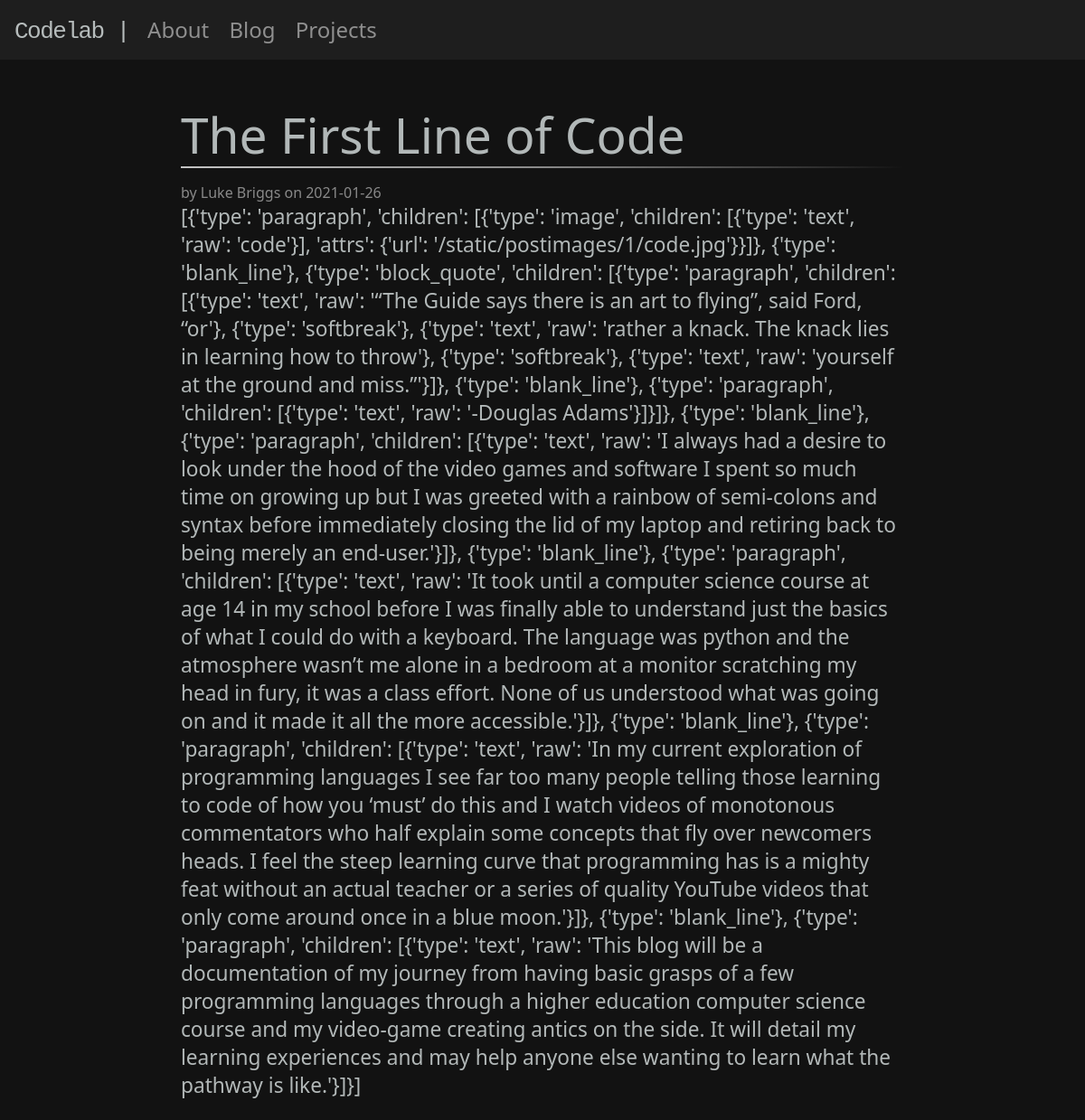
The page /6 on the database as committed earlier.
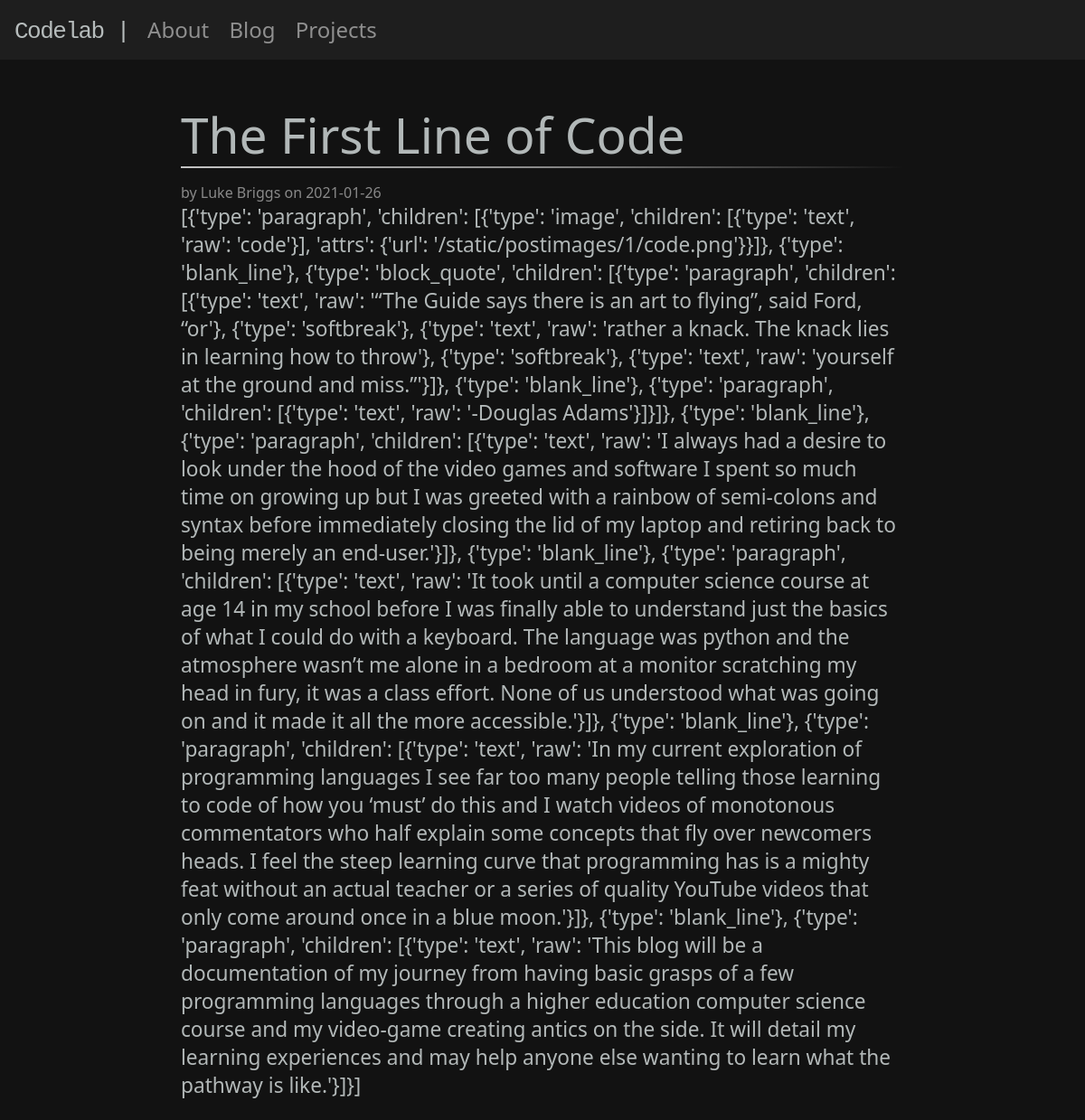
The same page on the database as committed later.
### tables this page shows
CREATE TABLE post(
    id INTEGER PRIMARY KEY AUTOINCREMENT,
    author_id INTEGER NOT NULL,
    created TIMESTAMP NOT NULL DEFAULT CURRENT_TIMESTAMP,
    title TEXT NOT NULL,
    body TEXT NOT NULL,
    FOREIGN KEY (author_id) REFERENCES user(id)
);

CREATE TABLE user(
    id INTEGER PRIMARY KEY AUTOINCREMENT,
    username TEXT UNIQUE NOT NULL,
    password TEXT NOT NULL
);

### flaskr/blog.py (the view)
@bp.route('/<int:id>')
def post(id):
    db = get_db()
    post = db.execute(
        'SELECT p.id, title, body, created, author_id, username'
        ' FROM post p JOIN user u ON p.author_id = u.id'
        ' WHERE p.id = ?', (id, )
    ).fetchone()
    return render_template('blog/post.html', post=post, mistune=mistune, highlighter=highlighter)

### flaskr/auth.py (called while the page is built)
@bp.before_app_request
def load_logged_in_user():
    user_id = session.get('user_id')
    if user_id is None:
        g.user = None
    else:
        g.user = get_db().execute(
            "SELECT * FROM user WHERE id = ?", (user_id,)
        ).fetchone()

### flaskr/db.py (called while the page is built)
def get_db():
    if 'db' not in g:
        g.db = sqlite3.connect(
            current_app.config['DATABASE'],
            detect_types=sqlite3.PARSE_DECLTYPES
        )
        g.db.row_factory = sqlite3.Row
    return g.db

### flaskr/templates/blog/post.html (shortened to what this page needs)
{% extends 'base.html' %}
{% block content %}
    <article class="post">
        <header>
            <div>
                <h3 class="postTitle">{{ post['title'] }}</h3>
                <hr>
                <div class="about">by {{ post['username'] }} on {{ post['created'].strftime('%Y-%m-%d') }}</div>
            </div>
        </header>
        <p class="body">{{ mistune.markdown(post['body'], renderer=highlighter.HighlightRenderer()) | safe}}</p>
    </article>
{% endblock %}

### flaskr/templates/base.html (shortened to what this page needs)
<!DOCTYPE html>
<html lang="en">
<head>
    <link rel = "stylesheet" href = "{{ url_for('static', filename='style.css') }}">
</head>
<body>
    <nav>
        <a href="{{ url_for('index') }}"><h1>Codelab |</h1></a>
        <div class="pageLinks">
            <a href="{{ url_for('about.about') }}">About</a>
            <a href="{{ url_for('blog.blog') }}">Blog</a>
            <a href="{{ url_for('index') }}">Projects</a>
        </div>
    </nav>
    <section>
        {% block content %}{% endblock %}
    </section>
</body>
</html>

### flaskr/static/style.css (style rules this page uses)
* { padding: 0; margin: 0; }
html { font-family: system-ui, -apple-system, BlinkMacSystemFont, "Segoe UI", Roboto, Ubuntu, "Helvetica Neue", Oxygen, Cantarell, sans-serif; background: #121212; color: rgba(255, 255, 255, 0.50); }
a { color: inherit; text-decoration: inherit; }
nav { background: rgba(255, 255, 255, .05); padding-top: 16px; padding-bottom: 16px; width: 100%; }
nav h1 { text-align: left; margin-left: 16px; display: inline-block; font-family: monospace; font-size: xx-large; }
.pageLinks { font-size: x-large; text-align: right; margin-right: 16px; display: inline-block; }
.pageLinks a { margin-left: 16px; }
article { margin-left: auto; margin-right: auto; margin-top: 32px; padding-top: 16px; padding-left: 64px; padding-right: 64px; background-color: rgba(255, 255, 255, 0); box-shadow: 5px 5px 5px rgba(255, 255, 255, 0); width: 800px }
h1 { font-size: 111px; letter-spacing: -1.5px; font-weight: 300; color: #f7ffffb3; }
h3 { font-size: 55px; letter-spacing: 0px; font-weight: 300; line-height: 70px; color: #f7ffffb3; }
hr { border: 0; height: 2px; margin-bottom: 1rem; background-image: linear-gradient(to right, rgba(255, 255, 255, 0.75), rgba(255, 255, 255, 0.5), rgba(255, 255, 255, 0)); }
p { font-size: 17pt; max-width: 800px; font-weight: 300; color: #f7ffffb3; margin-bottom: 1em; }

Rows that differ between the two databases and show on the page:
changed post "The First Line of Code": markdown "…'raw': 'code'}], 'attrs': {'url': '/static/postimages/1/code.jpg'}}]}, {'type': 'blank_line'}, {'type': 'block_quote',…" → "…'raw': 'code'}], 'attrs': {'url': '/static/postimages/1/code.png'}}]}, {'type': 'blank_line'}, {'type': 'block_quote',…"
